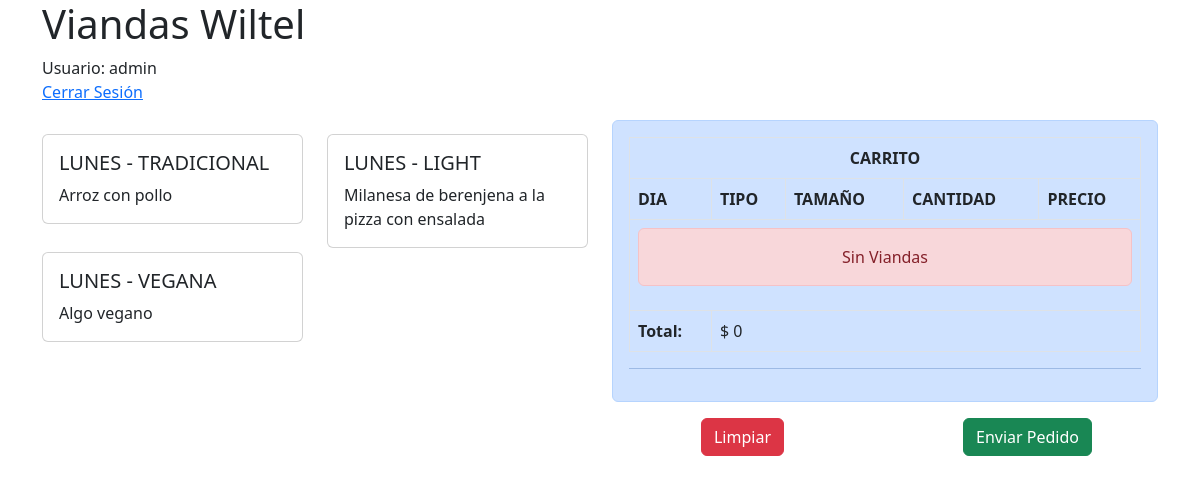
Page / (signed in) on the earlier database version.
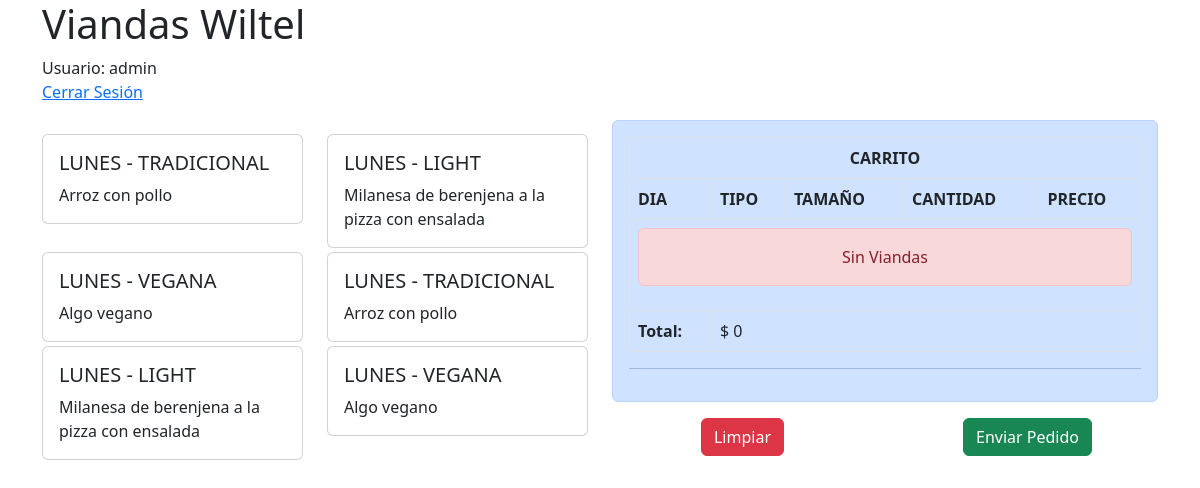
Same page on the later database version.
### Cometela/models.py (models this page shows, shortened)
class Vianda(models.Model):
    DIAS = (
        ('LUNES', 'Lunes'),
        ('MARTES', 'Martes'),
        ('MIERCOLES', 'Miercoles'),
        ('JUEVES', 'Jueves')
    )
    dia = models.CharField(choices= DIAS, null=False, max_length=20)
    fecha = models.DateField(null=True)
    descripcion = models.CharField(max_length=250)
    Estados = (
        ('ACTIVA', 'Activa'),
        ('INACTIVA', 'Inactiva')
    )
    estado = models.CharField(choices= Estados, max_length=20, null = True)
    Tipos = (
        ('TRADICIONAL', 'Tradicional'),
        ('VEGANA', 'Vegana'),
        ('LIGHT', 'Light')
    )
    tipo = models.CharField(choices= Tipos, max_length=20)

### Cometela/views.py (the view)
# urls.py: path('', tienda, name = "Tienda"),
def tienda(request):
    viandas = Vianda.objects.all()
    tamaños = Tamaño.objects.all()
    viandas_tamaños = ViandaTamaño.objects.all()
    return render(request, "viandas.html", {'viandas': viandas, 'tamaños': tamaños, 'viandas_tamaños': viandas_tamaños})

### Cometela/context_processor.py (called while the page is built)
def total_carrito(request):
    total = 0
    if request.user.is_authenticated:
        if "carrito" in request.session.keys():
            for key, value in request.session["carrito"].items():
                total += int(value["acumulado"])
    return {"total_carrito": total}

### Cometela/templates/viandas.html (shortened to what this page needs)
<!DOCTYPE html>
{% load static %}
<html lang="en">
<head>
    <link rel="stylesheet" href="{% static 'bootstrap/css/bootstrap.min.css' %}">
    <link rel="stylesheet" href="{% static 'css/estilos.css' %}">
</head>
<body>
    <div class="container">
        <div class="row">
            <div class="col-12 align-self-center"><h1>Viandas Wiltel</h1></div>
        </div>
        <div>
            {% if user.is_authenticated %}
            Usuario: {{user.username}}
            <p><a href="{% url 'cerrar_sesion' %}">Cerrar Sesión</a></p>
            {% else %}
            <a href="{% url 'iniciar_sesion' %}">Login</a>
            {% endif %}
        </div>
        <div class="row">
            <div class="col-6">
                <div class="row" style="padding: 10px 0;">
                    <div class="col-12">
                        <div class="row">
                            {% for vianda in viandas %}
                            {% if vianda.estado == 'ACTIVA' %}
                            <div class="col-6">
                                <div class="card mt-1" >
                                    <div class="card-body">
                                        <h5 class="card-title">{{vianda.dia}} - {{vianda.tipo}}</h5>
                                        <p class="card-text">{{vianda.descripcion}}</p>
                                    </div>
                                </div>
                            </div>
                            {% endif %}
                            {% endfor %}
                        </div>
                    </div>
                </div>
            </div>
            <div class="col-6">
                {% include "carrito.html" %}
            </div>
        </div>
    </div>
</body>
</html>

Differences in the rows shown:
added Vianda: dia "LUNES", tipo "TRADICIONAL", descripcion "Arroz con pollo"
added Vianda: dia "LUNES", tipo "LIGHT", descripcion "Milanesa de berenjena a la pizza con ensalada"
added Vianda: dia "LUNES", tipo "VEGANA", descripcion "Algo vegano"
